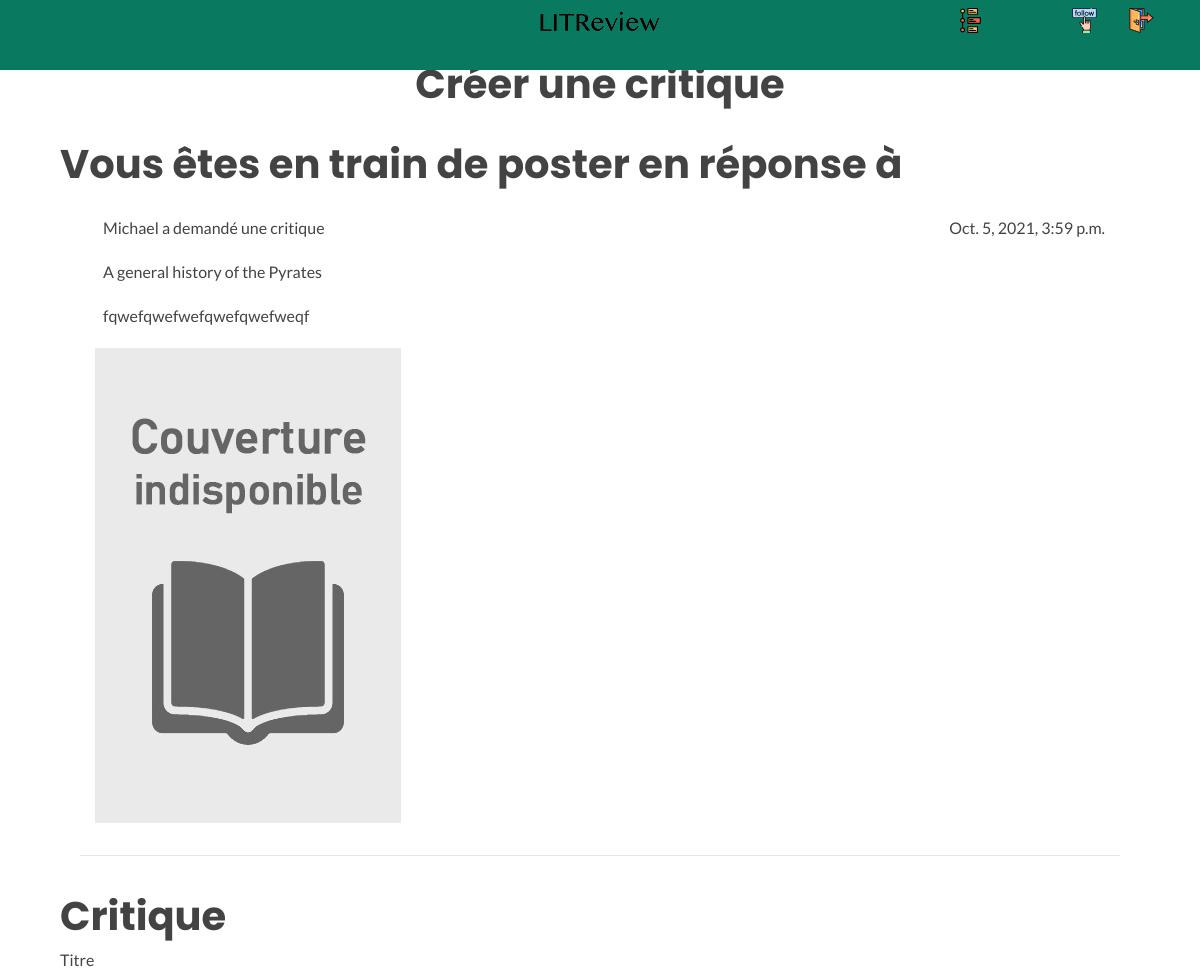
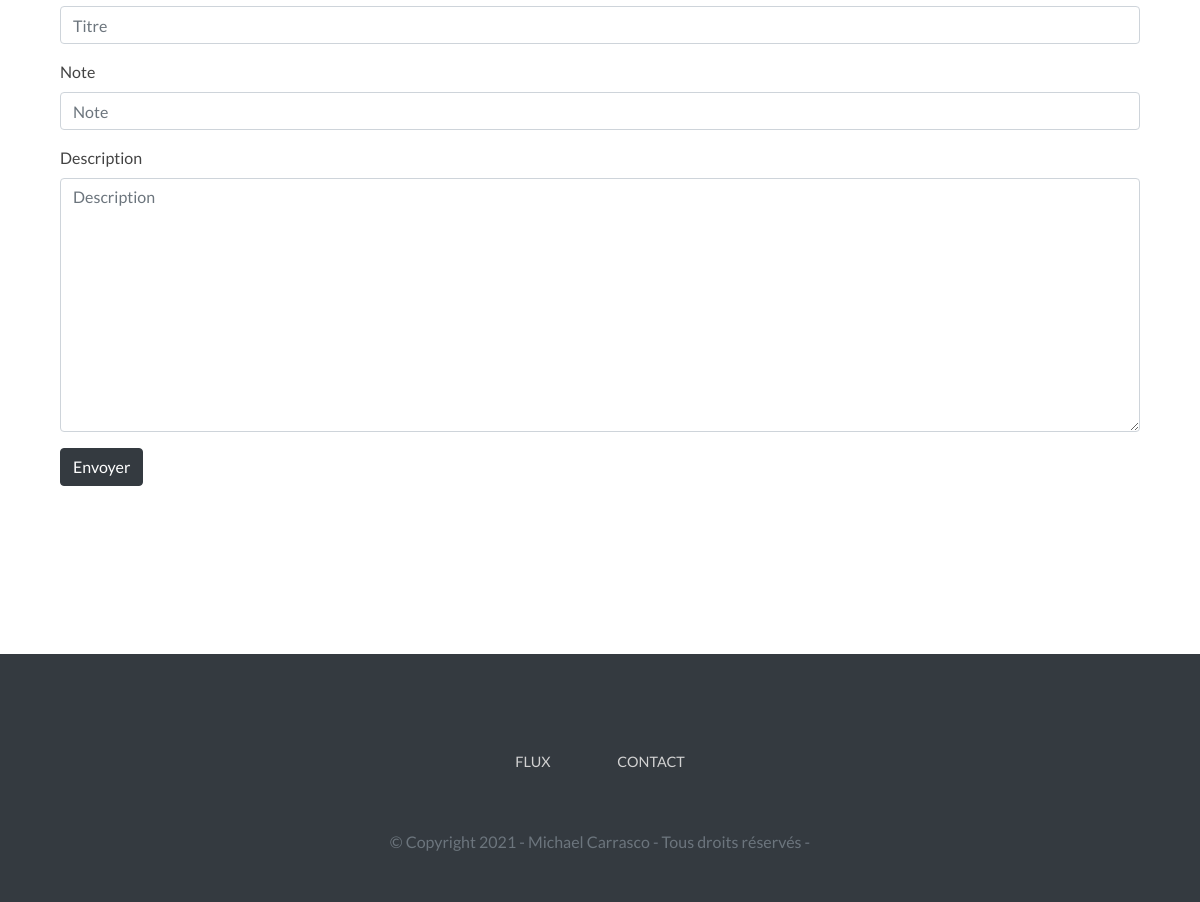
Page /feed/new_review_with_ticket/17/ (signed in) on the committed database (2 pictures, top to bottom).
### app/models.py (models this page shows)
class Ticket(models.Model):
    title = models.CharField(max_length=128)
    description = models.TextField(max_length=2048, blank=True)
    user = models.ForeignKey(
        to=settings.AUTH_USER_MODEL,
        on_delete=models.CASCADE
    )
    image = models.ImageField(
        null=True,
        blank=True,
        upload_to='images/',
        default='images/default.jpeg'
    )
    time_created = models.DateTimeField(auto_now_add=True)

### app/views.py (the view, shortened to what this page needs)
class NewReviewWithTicket(LoginRequiredMixin, CreateView):
    login_url = 'login/'
    redirect_field_name = 'redirect_to'
    form_class = forms.NewReviewForm
    success_url = reverse_lazy('feed')
    template_name = 'new_review_with_ticket.html'
    def get_context_data(self, **kwargs):
        context = super().get_context_data(**kwargs)
        context["ticket"] = Ticket.objects.get(pk=self.kwargs["ticket_id"])
        print(context["ticket"].image.url)
        return context

### app/forms.py
class NewReviewForm(ModelForm):
    class Meta:
        fields = ('headline', 'rating', 'body')
        model = Review
    def __init__(self, *args, **kwargs):
        super(ModelForm, self).__init__(*args, **kwargs)
        self.fields['headline'].label = 'Titre'
        self.fields['headline'].required = True
        self.fields['rating'] = IntegerField(widget=Stars)
        self.fields['rating'].label = 'Note'
        self.fields['rating'].required = True
        self.fields['body'].label = 'Description'
        self.fields['body'].required = True

### app/templates/new_review_with_ticket.html (shortened to what this page needs)
{% extends 'base_index.html' %}
{% load bootstrap4 %}
{% load static %}
{% block content %}
    <div id="block-content-home">
        <header>
            {% block navbar %}
                {% include "navbar.html" %}
            {% endblock navbar %}
        </header>
        <div id="content-def-bp">
            <div class="center-block text-center">
                <div class="col d-flex justify-content-center mb-4">
                    <h1 class="titre-accounts">Créer une critique</h1>
                </div>
            </div>
            <h1 class="titre-accounts">Vous êtes en train de poster en réponse à</h1>
            <div class="card-body">
                <div class="col d-flex justify-content-between mb-2">
                    {% if user == ticket.user %}
                        <p class="card-title ml-2">Vous avez demandé une critique</p>
                    {% else %}
                        <p class="card-title ml-2">{{ ticket.user }} a demandé une critique</p>
                    {% endif %}
                    <p class="card-title ml-2">{{ ticket.time_created }}</p>
                </div>
                <div class="col d-flex mb-2">
                    <p class="card-title ml-2">{{ ticket.title }}</p>
                </div>
                <div class="col d-flex mb-2">
                    <p class="card-title ml-2">{{ ticket.description }}</p>
                </div>
                <div class="col d-flex mb-2">
                    {% if ticket.image %}
                        <img class="img-max mb-2" src="{{ ticket.image.url }}" alt="image"/>
                    {% endif %}
                </div>
                <hr class="mt-4"/>
            </div>
            <h1 class="titre-accounts">Critique</h1>
            <form method="POST" enctype="multipart/form-data">
                {% bootstrap_form form show_help=False %}
                <input type="submit" class="btn btn-dark bouton-accounts" value="Envoyer">
            </form>
        </div>
        <footer id="footer" class="mt-5 py-5 bg-dark">
            <div class="container">
                <div class="menu-footer d-flex flex-column flex-md-row">
                    <a href="{% url 'feed' %}">Flux</a>
                    <a href="LITReview@adressequinexistepas.com">Contact</a>
                </div>
                <div class="text-center text-muted mt-4">
                    <span>
                        © Copyright 2021 -
                        <a href="https://github.com/MDCarrasco/OCR_P9" target="_blank" class="text-muted">Michael Carrasco</a>
                        - Tous droits réservés -
                    </span>
                </div>
            </div>
        </footer>
    </div>
{% endblock content %}

### app/static/css/style.css (style rules this page uses)
body { padding: 0; margin: 0; height: 100vh; font-family: 'Lato', sans-serif !important; color: #434343; }
.h1, .h2, .h3, .h4, .h5, .h6, h1, h2, h3, h4, h5, h6 { font-family: 'Poppins', sans-serif !important; font-weight: 700; color: #434343; }
a { color: #097960; }
.menu-footer { display: flex; justify-content: center; text-align: center; align-items: center; }
.menu-footer a { text-transform: uppercase; color: #d2d2d2; font-size: 0.9rem; margin: 3%; }
#content1, #content2, #content3, #content-slides, #content-comment-ca-marche, #content-def-bp { padding-left: 5%; padding-right: 5%; }
#content-def-bp { padding-top: 5%; padding-bottom: 10%; }

### rows in the picture
Ticket: user "Michael", time_created "Oct. 5, 2021, 3:59 p.m.", title "A general history of the Pyrates", description "fqwefqwefwefqwefqwefweqf", image (placeholder picture)
